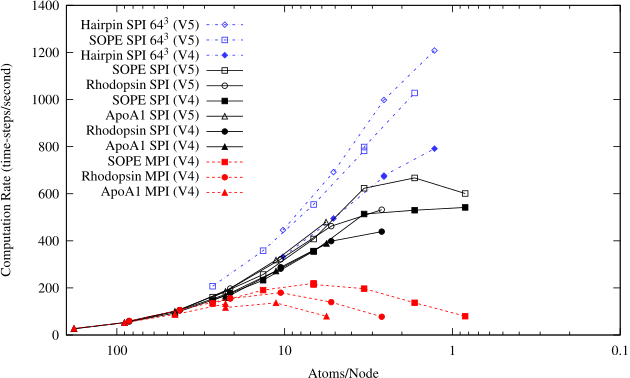

Source code (gnuplot):
reset
napoa=92224
nrhod=43222
nsope=13758
nhairpin=5239
set term mp color psnfss
set output 'su.mp'
set size 1.3,1.3
#set key 0.22, 340
#set key top left
set key 16, 1350
#set key 0.22, 450
#set key bottom right
#set key top left
#set xrange [1000:0.1]
set xrange [200:0.1]
set yrange [0:1400]
#set xrange [100:0]
set xlabel 'Atoms/Node'
set ylabel 'Computation Rate (time-steps/second)'
#set xrange [100:]
set logscale x
# set logscale xy
set linestyle 1
set linestyle 2
set linestyle 3
set linestyle 4
plot 'benchmark_20060423/hairpin.p5.float.spi.dat' index 10 using (nhairpin/$2):(1e9/$3) title 'Hairpin SPI $64^3$ (V5)' with linespoints lt 3 pt 1,\
'benchmark_20060726/sope_p5_64x64x64_20060728.dat' index 27 using (nsope/$2):(7e8/$3) title 'SOPE SPI $64^3$ (V5)' with linespoints lt 3 pt 3,\
'benchmark_20060221/AlexBld.060220.Float.EOrb.hairpin.spi.dat' index 4 using (nhairpin/$2):(1e9/$3) title 'Hairpin SPI $64^3$ (V4)' with linespoints lt 3 pt 7,\
'benchmark_20060423/sope.p5.float.spi.dat' index 19 using (nsope/$2):(1e9/$3) title 'SOPE SPI (V5)' with linespoints lt 1 pt 3,\
'benchmark_20060423/rhod.p5.float.spi.dat' index 19 using (nrhod/$2):(1e9/$3) title 'Rhodopsin SPI (V5)' with linespoints lt 1 pt 5,\
'benchmark_20060221/AlexBld.060220.Float.EOrb.sope.p4.128x128x128.spi.dat' index 4 using (nsope/$2):(1e9/$3) title 'SOPE SPI (V4)' with linespoints lt 1 pt 8,\
'benchmark_20060423/apoa.p5.float.spi.dat' index 19 using (napoa/$2):(1e9/$3) title 'ApoA1 SPI (V5)' with linespoints lt 1 pt 6,\
'benchmark_20060221/AlexBld.060220.Float.EOrb.rhod.p4.128x128x128.spi.dat' index 4 using (nrhod/$2):(1e9/$3) title 'Rhodopsin SPI (V4)' with linespoints lt 1 pt 9,\
'benchmark_20060215/apoa1.spi_dcc.dc1.spfft.20060215.dat' index 4 using (napoa/$2):(1e9/$3) title 'ApoA1 SPI (V4)' with linespoints lt 1 pt 10,\
'benchmark_20060215/sope_72.mpi.dc1.spfft.dat' index 4 using (nsope/$2):(1e9/$3) title 'SOPE MPI (V4)' with linespoints lt 2 pt 8,\
'benchmark_20060215/rhod.mpi.dc1.spfft.20060215.dat' index 4 using (nrhod/$2):(1e9/$3) title 'Rhodopsin MPI (V4)' with linespoints lt 2 pt 9,\
'benchmark_20060215/apoa1.mpi.dc1.spfft.20060215.dat' index 4 using (napoa/$2):(1e9/$3) title 'ApoA1 MPI (V4)' with linespoints lt 2 pt 10
#set output
#'benchmark_20060215/apoa1_respa.spi_dcc.dc1.spfft.20060215.dat' index 4 using (napoa/$2):(1e9/$3) title 'ApoA1 Respa SPI (BM4)' with linespoints,\
#'benchmark_20060411/sope.p5.float.spi.dat' index 18 using (nsope/$2):(1e9/$3) title 'SOPE SPI (BM5)' with linespoints,\
#'benchmark_20060411/hairpin.p5.float.spi.dat' index 6 using (nhairpin/$2):(1e9/$3) title 'Hairpin SPI (BM5)' with linespoints,\
#'benchmark_20060411/rhod.p5.float.spi.dat' index 18 using (nrhod/$2):(1e9/$3) title 'Rhodopsin SPI (BM5)' with linespoints,\
#'benchmark_20060411/apoa.p5.float.spi.dat' index 18 using (napoa/$2):(1e9/$3) title 'ApoA1 SPI (BM5)' with linespoints
#set output
set term win
